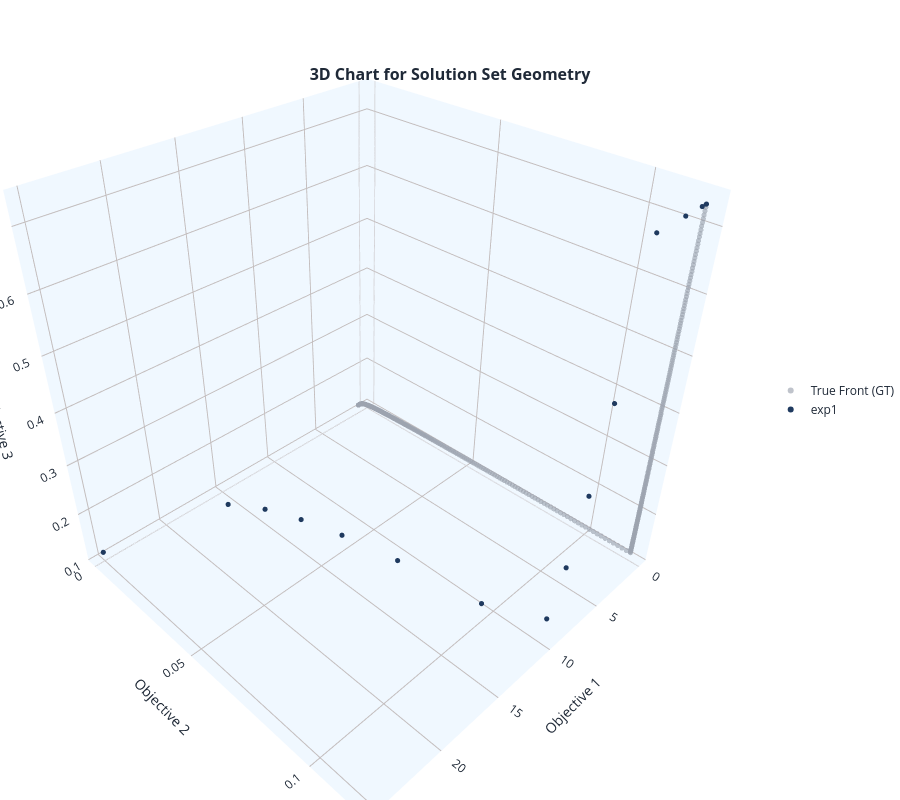
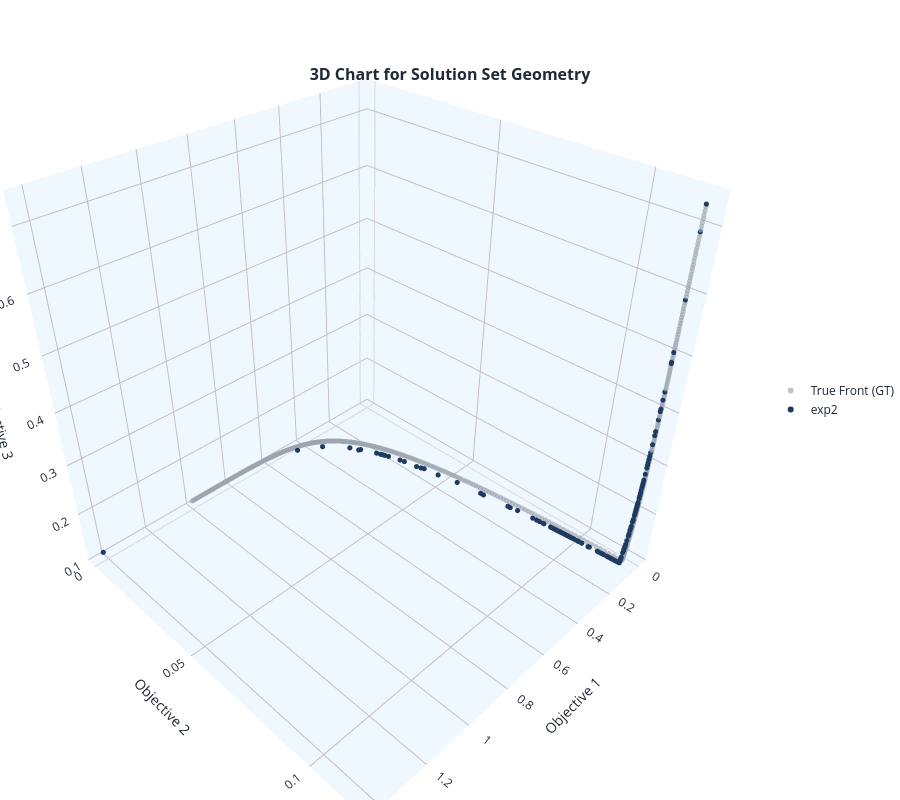
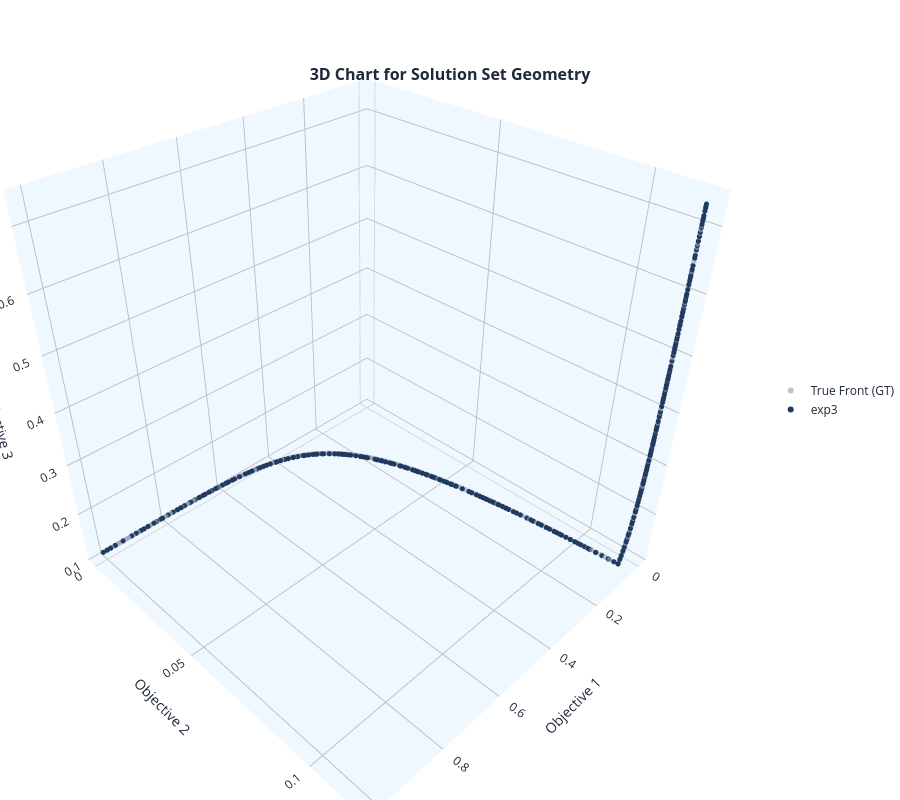

These figures' notebook cell, in order:
### Code cell
# =======================================================
# 6. TOPOLOGIA
# =======================================================
mb.view.topology(exp1,show_gt=True)
mb.view.topology(exp2,show_gt=True) 
mb.view.topology(exp3,show_gt=True)

### Figure 1 — Plotly figure (JSON) as saved in the notebook; plotly's stock layout.template omitted (floating-point values rounded to 4 significant figures; data arrays with more than 128 entries replaced by an {"elided": "..."} marker saying what was removed)
{"data": [{"hovertemplate": "True Front (GT)<br>Objective 1: %{x}<br>Objective 2: %{y}<br>Objective 3: %{z}<br><extra></extra>", "marker": {"color": "#9CA3AF", "line": {"width": 0}, "opacity": 0.8, "size": {"elided": "500 int values"}}, "mode": "markers", "name": "True Front (GT)", "opacity": 0.8, "showlegend": true, "type": "scatter3d", "x": {"elided": "500 float values"}, "y": {"elided": "500 float values"}, "z": {"elided": "500 float values"}}, {"hovertemplate": "exp1<br>Objective 1: %{x}<br>Objective 2: %{y}<br>Objective 3: %{z}<br><extra></extra>", "marker": {"color": "#1F3A5F", "line": {"width": 0}, "opacity": 1, "size": [6, 6, 6, 6, 6, 6, 6, 6, 6, 6, 6, 6, 6, 6, 6, 6]}, "mode": "markers", "name": "exp1", "opacity": 1, "showlegend": true, "type": "scatter3d", "x": [4.851, 2.091, 13.46, 11.61, 8.264, 4.323e-07, 0.025, 9.579, 7.018, 16.07, 5.983, 0.435, 12.54, 25.0, 10.63, 14.55], "y": [0.117, 0.117, 0.03256, 0.06775, 0.117, 0.117, 0.117, 0.117, 0.117, 0.00984, 0.117, 0.117, 0.04732, 0.0, 0.09757, 0.02037], "z": [0.7313, 0.7313, 0.117, 0.117, 0.2256, 0.7313, 0.7313, 0.1422, 0.3445, 0.117, 0.4919, 0.7313, 0.117, 0.117, 0.117, 0.117]}], "layout": {"height": 800, "hovermode": "closest", "legend": {"x": 1.05, "xanchor": "left", "y": 0.5, "yanchor": "middle"}, "margin": {"b": 0, "l": 0, "r": 0, "t": 0}, "scene": {"aspectmode": "manual", "aspectratio": {"x": 1, "y": 1, "z": 1}, "xaxis": {"backgroundcolor": "aliceblue", "gridcolor": "#C3BDBD", "showbackground": true, "showgrid": true, "title": {"text": "Objective 1"}}, "yaxis": {"backgroundcolor": "aliceblue", "gridcolor": "#C3BDBD", "showbackground": true, "showgrid": true, "title": {"text": "Objective 2"}}, "zaxis": {"backgroundcolor": "aliceblue", "gridcolor": "#C3BDBD", "showbackground": true, "showgrid": true, "title": {"text": "Objective 3"}}}, "title": {"font": {"size": 16, "weight": "bold"}, "pad": {"t": 0}, "text": "3D Chart for Solution Set Geometry", "x": 0.5, "xanchor": "center", "y": 0.9, "yanchor": "bottom"}, "width": 900}}

### Figure 2 — Plotly figure (JSON) as saved in the notebook; plotly's stock layout.template omitted (floating-point values rounded to 4 significant figures; data arrays with more than 128 entries replaced by an {"elided": "..."} marker saying what was removed)
{"data": [{"hovertemplate": "True Front (GT)<br>Objective 1: %{x}<br>Objective 2: %{y}<br>Objective 3: %{z}<br><extra></extra>", "marker": {"color": "#9CA3AF", "line": {"width": 0}, "opacity": 0.8, "size": {"elided": "500 int values"}}, "mode": "markers", "name": "True Front (GT)", "opacity": 0.8, "showlegend": true, "type": "scatter3d", "x": {"elided": "500 float values"}, "y": {"elided": "500 float values"}, "z": {"elided": "500 float values"}}, {"hovertemplate": "exp2<br>Objective 1: %{x}<br>Objective 2: %{y}<br>Objective 3: %{z}<br><extra></extra>", "marker": {"color": "#1F3A5F", "line": {"width": 0}, "opacity": 1, "size": {"elided": "285 int values"}}, "mode": "markers", "name": "exp2", "opacity": 1, "showlegend": true, "type": "scatter3d", "x": {"elided": "285 float values"}, "y": {"elided": "285 float values"}, "z": {"elided": "285 float values"}}], "layout": {"height": 800, "hovermode": "closest", "legend": {"x": 1.05, "xanchor": "left", "y": 0.5, "yanchor": "middle"}, "margin": {"b": 0, "l": 0, "r": 0, "t": 0}, "scene": {"aspectmode": "manual", "aspectratio": {"x": 1, "y": 1, "z": 1}, "xaxis": {"backgroundcolor": "aliceblue", "gridcolor": "#C3BDBD", "showbackground": true, "showgrid": true, "title": {"text": "Objective 1"}}, "yaxis": {"backgroundcolor": "aliceblue", "gridcolor": "#C3BDBD", "showbackground": true, "showgrid": true, "title": {"text": "Objective 2"}}, "zaxis": {"backgroundcolor": "aliceblue", "gridcolor": "#C3BDBD", "showbackground": true, "showgrid": true, "title": {"text": "Objective 3"}}}, "title": {"font": {"size": 16, "weight": "bold"}, "pad": {"t": 0}, "text": "3D Chart for Solution Set Geometry", "x": 0.5, "xanchor": "center", "y": 0.9, "yanchor": "bottom"}, "width": 900}}

### Figure 3 — Plotly figure (JSON) as saved in the notebook; plotly's stock layout.template omitted (floating-point values rounded to 4 significant figures; data arrays with more than 128 entries replaced by an {"elided": "..."} marker saying what was removed)
{"data": [{"hovertemplate": "True Front (GT)<br>Objective 1: %{x}<br>Objective 2: %{y}<br>Objective 3: %{z}<br><extra></extra>", "marker": {"color": "#9CA3AF", "line": {"width": 0}, "opacity": 0.8, "size": {"elided": "500 int values"}}, "mode": "markers", "name": "True Front (GT)", "opacity": 0.8, "showlegend": true, "type": "scatter3d", "x": {"elided": "500 float values"}, "y": {"elided": "500 float values"}, "z": {"elided": "500 float values"}}, {"hovertemplate": "exp3<br>Objective 1: %{x}<br>Objective 2: %{y}<br>Objective 3: %{z}<br><extra></extra>", "marker": {"color": "#1F3A5F", "line": {"width": 0}, "opacity": 1, "size": {"elided": "300 int values"}}, "mode": "markers", "name": "exp3", "opacity": 1, "showlegend": true, "type": "scatter3d", "x": {"elided": "300 float values"}, "y": {"elided": "300 float values"}, "z": {"elided": "300 float values"}}], "layout": {"height": 800, "hovermode": "closest", "legend": {"x": 1.05, "xanchor": "left", "y": 0.5, "yanchor": "middle"}, "margin": {"b": 0, "l": 0, "r": 0, "t": 0}, "scene": {"aspectmode": "manual", "aspectratio": {"x": 1, "y": 1, "z": 1}, "xaxis": {"backgroundcolor": "aliceblue", "gridcolor": "#C3BDBD", "showbackground": true, "showgrid": true, "title": {"text": "Objective 1"}}, "yaxis": {"backgroundcolor": "aliceblue", "gridcolor": "#C3BDBD", "showbackground": true, "showgrid": true, "title": {"text": "Objective 2"}}, "zaxis": {"backgroundcolor": "aliceblue", "gridcolor": "#C3BDBD", "showbackground": true, "showgrid": true, "title": {"text": "Objective 3"}}}, "title": {"font": {"size": 16, "weight": "bold"}, "pad": {"t": 0}, "text": "3D Chart for Solution Set Geometry", "x": 0.5, "xanchor": "center", "y": 0.9, "yanchor": "bottom"}, "width": 900}}
